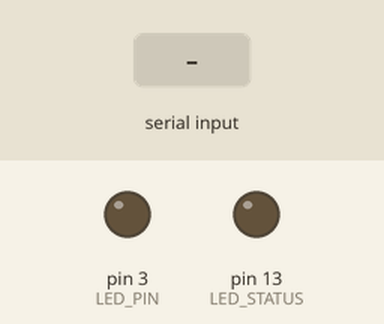
Recording of a sketch running on a simulated Arduino Uno, built with avr-gcc and run on an emulated ATmega328P. On the bench: output pins drawn as LEDs (lit = HIGH). Wiring (inferred from the names in the program): DS1307 clock at I2C address 0x68. The inputs (shaded band) are chosen by the test bench. The local clock reads 2024-03-15 10:24:30 at power-on unless the sketch sets it.

Above: at 1.2 s.
1.3 s: "1\n" received over the second serial link
At 2.7 s:
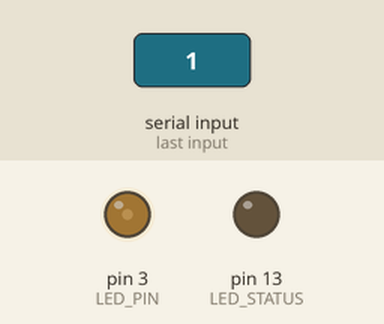
At 4.8 s:
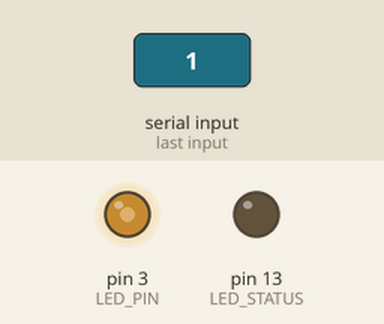
Timing chart, 0 to 6.3 s (numbered marks = the images above; inputs shaded):
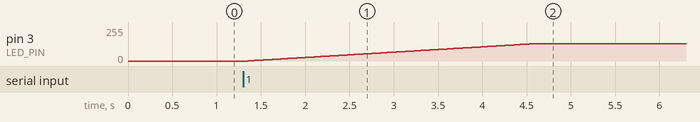

The sketch:

SunriseArduino.ino
```cpp
#include <SoftwareSerial.h>
#include <Wire.h>
#include "DS1307.h"

SoftwareSerial hc06(2,4); // RX, TX
DS1307 clock;

#define LED_PIN 3
#define LED_STATUS 13
#define BRG_MAX 128
int brg;

#define MODE_OFF 0
#define MODE_ON  1
#define MODE_SUNRISE 2
#define MODE_SWITCHING_ON 3
#define MODE_SWITCHING_OFF 4
int mode = MODE_OFF;

#define COMMAND_BUF_SIZE 16
char command[COMMAND_BUF_SIZE];   // command from mobile phone

struct {
  uint8_t hour;
  uint8_t minute;
} SunriseTime = {25, 0};

bool syncComplete = false;

void setup() {
  // PWM setup, see https://etechnophiles.com/change-frequency-pwm-pins-arduino-uno/
  TCCR2B = TCCR2B & B11111000 | B00000001; // D3 & D11 PWM frequency 31372.55 Hz
  pinMode(LED_PIN, OUTPUT);

  // status led setup
  pinMode(LED_STATUS, OUTPUT);

  // RTC setup
  clock.begin();

  // bluetooth setup
  hc06.begin(9600);

  // Serial Monitor setup
//  Serial.begin(9600);
//  Serial.println("Ready...");
}

void loop() {
  // is it time to Sunrise?
  if (mode == MODE_OFF) {
    clock.getTime();

    if (SunriseTime.hour == clock.hour && SunriseTime.minute == clock.minute) {
//      Serial.print("Sunrise time");
      mode = MODE_SUNRISE;
    }
  }

  // read command from Bluetooth
  if (readCommandFromBT()) {
    // confirm command
    hc06.write(command);
    hc06.write("\n");

//    Serial.print("Command: ");
//    Serial.println(command);
    executeCommand();

    printStatus();
  }

  // adjust brightness
  adjustBrightness();

  // show status
//  showStatus();

  delay(25);
}

void printStatus(){
  static char strBuf[50];
  sprintf(strBuf, "Mode = %d Time= %d:%d:%d SunriseTime= %d:%d", mode, clock.hour, clock.minute, clock.second, SunriseTime.hour, SunriseTime.minute);
  hc06.write(strBuf);
}

void showStatus() {
  static int status = LOW;

  if (!syncComplete) status = (status == LOW ? HIGH : LOW);
  else if (BRG_MAX == brg)  status = HIGH;
  else if (0 == brg) status = LOW;

  digitalWrite(LED_STATUS, status);
}

void adjustBrightness()
{
  static int delay = 0;
  if (delay > 0) {
    delay--;
    return;
  }

  if (MODE_SUNRISE == mode && brg < BRG_MAX) {
    analogWrite(LED_PIN, ++brg);
    delay = 450;
  }
  else if (MODE_SWITCHING_ON == mode && brg < BRG_MAX) analogWrite(LED_PIN, ++brg);
  else if (MODE_SWITCHING_OFF == mode && brg > 0) analogWrite(LED_PIN, --brg);

  if (BRG_MAX == brg) {
    mode = MODE_ON;
  }
  if (0 == brg) {
    mode = MODE_OFF;
  }
}

void executeCommand()
{
  if (strcmp(command, "0") == 0) {
    mode = MODE_SWITCHING_OFF;
  } else if (strcmp(command, "1") == 0) {
    mode = MODE_SWITCHING_ON;
  } else if (command[0] == 'S') { // sync
    // "sHH:mm:ss|HH:mm" current_time|sunrise_time
    if (strlen(command) != 15) {
      Serial.println("Wrong command length");
      return;
    }
    if (command[3] != ':' || command[6] != ':' || command[9] != '|' || command[12] != ':') {
      Serial.println("Wrong command delimiter");
      return;
    }

    clock.hour = atoi(command + 1);
    clock.minute = atoi(command + 4);
    clock.second = atoi(command + 7);
    clock.setTime(); //write time to the RTC chip
    SunriseTime.hour = atoi(command + 10);
    SunriseTime.minute = atoi(command + 13);
    syncComplete = true;
  }
}


bool readCommandFromBT() {
  static byte n = 0;
  char endMarker = '\n';
  char c;

  while (hc06.available() > 0) {
    if ((c = hc06.read()) == endMarker) {
      command[n] = '\0'; // terminate the string
      n = 0;
      return true;
    }
    command[n++] = c;
    if (n == COMMAND_BUF_SIZE) n--;
  }
  return false;
}
```

DS1307.cpp
```cpp
#include <Wire.h>
#include "DS1307.h"

uint8_t DS1307::decToBcd(uint8_t val)
{
	return ( (val/10*16) + (val%10) );
}

//Convert binary coded decimal to normal decimal numbers
uint8_t DS1307::bcdToDec(uint8_t val)
{
	return ( (val/16*10) + (val%16) );
}

void DS1307::begin()
{
	Wire.begin();
}
/*Function: The clock timing will start */
void DS1307::startClock(void)        // set the ClockHalt bit low to start the rtc
{
  Wire.beginTransmission(DS1307_I2C_ADDRESS);
  Wire.write((uint8_t)0x00);                      // Register 0x00 holds the oscillator start/stop bit
  Wire.endTransmission();
  Wire.requestFrom(DS1307_I2C_ADDRESS, 1);
  second = Wire.read() & 0x7f;       // save actual seconds and AND sec with bit 7 (sart/stop bit) = clock started
  Wire.beginTransmission(DS1307_I2C_ADDRESS);
  Wire.write((uint8_t)0x00);
  Wire.write((uint8_t)second);                    // write seconds back and start the clock
  Wire.endTransmission();
}
/*Function: The clock timing will stop */
void DS1307::stopClock(void)         // set the ClockHalt bit high to stop the rtc
{
  Wire.beginTransmission(DS1307_I2C_ADDRESS);
  Wire.write((uint8_t)0x00);                      // Register 0x00 holds the oscillator start/stop bit
  Wire.endTransmission();
  Wire.requestFrom(DS1307_I2C_ADDRESS, 1);
  second = Wire.read() | 0x80;       // save actual seconds and OR sec with bit 7 (sart/stop bit) = clock stopped
  Wire.beginTransmission(DS1307_I2C_ADDRESS);
  Wire.write((uint8_t)0x00);
  Wire.write((uint8_t)second);                    // write seconds back and stop the clock
  Wire.endTransmission();
}
/****************************************************************/
/*Function: Read time and date from RTC	*/
void DS1307::getTime()
{
    // Reset the register pointer
	Wire.beginTransmission(DS1307_I2C_ADDRESS);
	Wire.write((uint8_t)0x00);
	Wire.endTransmission();
	Wire.requestFrom(DS1307_I2C_ADDRESS, 7);
	// A few of these need masks because certain bits are control bits
	second	   = bcdToDec(Wire.read() & 0x7f);
	minute	   = bcdToDec(Wire.read());
	hour	   = bcdToDec(Wire.read() & 0x3f);// Need to change this if 12 hour am/pm
	dayOfWeek  = bcdToDec(Wire.read());
	dayOfMonth = bcdToDec(Wire.read());
	month      = bcdToDec(Wire.read());
	year	   = bcdToDec(Wire.read());
}
/*******************************************************************/
/*Frunction: Write the time that includes the date to the RTC chip */
void DS1307::setTime()
{
	Wire.beginTransmission(DS1307_I2C_ADDRESS);
	Wire.write((uint8_t)0x00);
	Wire.write(decToBcd(second));// 0 to bit 7 starts the clock
	Wire.write(decToBcd(minute));
	Wire.write(decToBcd(hour));  // If you want 12 hour am/pm you need to set bit 6
	Wire.write(decToBcd(dayOfWeek));
	Wire.write(decToBcd(dayOfMonth));
	Wire.write(decToBcd(month));
	Wire.write(decToBcd(year));
	Wire.endTransmission();
}
void DS1307::fillByHMS(uint8_t _hour, uint8_t _minute, uint8_t _second)
{
	// assign variables
	hour = _hour;
	minute = _minute;
	second = _second;
}
void DS1307::fillByYMD(uint16_t _year, uint8_t _month, uint8_t _day)
{
	year = _year-2000;
	month = _month;
	dayOfMonth = _day;
}
void DS1307::fillDayOfWeek(uint8_t _dow)
{
	dayOfWeek = _dow;
}
```

DS1307.h
```cpp
#ifndef __DS1307_H__
#define __DS1307_H__

#include <Arduino.h>

#define DS1307_I2C_ADDRESS 0x68

#define MON 1
#define TUE 2
#define WED 3
#define THU 4
#define FRI 5
#define SAT 6
#define SUN 7

class DS1307
{
private:
	uint8_t decToBcd(uint8_t val);
	uint8_t bcdToDec(uint8_t val);

public:
	void begin();
	void startClock(void);
	void stopClock(void);
	void setTime(void);
	void getTime(void);
	void fillByHMS(uint8_t _hour, uint8_t _minute, uint8_t _second);
	void fillByYMD(uint16_t _year, uint8_t _month, uint8_t _day);
	void fillDayOfWeek(uint8_t _dow);
	uint8_t second;
	uint8_t minute;
	uint8_t hour;
	uint8_t dayOfWeek;// day of week, 1 = Monday
	uint8_t dayOfMonth;
	uint8_t month;
	uint16_t year;
};

#endif
```

Measured:
- after the input at 1.3 s, pin 3 (LED_PIN): moves from 0/255 to 128/255 over 3.2 s, starting after 0.05 s
